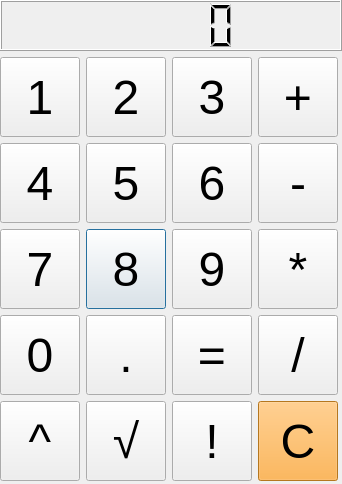
<?xml version="1.0" encoding="UTF-8"?>
<ui version="4.0">
 <class>Dialog</class>
 <widget class="QDialog" name="Dialog">
  <property name="geometry">
   <rect>
    <x>0</x>
    <y>0</y>
    <width>342</width>
    <height>484</height>
   </rect>
  </property>
  <property name="windowTitle">
   <string>Dialog</string>
  </property>
  <widget class="QWidget" name="layoutWidget">
   <property name="geometry">
    <rect>
     <x>0</x>
     <y>0</y>
     <width>342</width>
     <height>481</height>
    </rect>
   </property>
   <layout class="QVBoxLayout" name="verticalLayout">
    <item>
     <widget class="QLCDNumber" name="table"/>
    </item>
    <item>
     <layout class="QGridLayout" name="gridLayout">
      <item row="2" column="1">
       <widget class="QPushButton" name="btn8">
        <property name="minimumSize">
         <size>
          <width>80</width>
          <height>80</height>
         </size>
        </property>
        <property name="maximumSize">
         <size>
          <width>80</width>
          <height>80</height>
         </size>
        </property>
        <property name="font">
         <font>
          <family>Helvetica</family>
          <pointsize>36</pointsize>
         </font>
        </property>
        <property name="text">
         <string>8</string>
        </property>
       </widget>
      </item>
      <item row="0" column="1">
       <widget class="QPushButton" name="btn2">
        <property name="minimumSize">
         <size>
          <width>80</width>
          <height>80</height>
         </size>
        </property>
        <property name="maximumSize">
         <size>
          <width>80</width>
          <height>80</height>
         </size>
        </property>
        <property name="font">
         <font>
          <family>Helvetica</family>
          <pointsize>36</pointsize>
         </font>
        </property>
        <property name="text">
         <string>2</string>
        </property>
       </widget>
      </item>
      <item row="0" column="3">
       <widget class="QPushButton" name="btn_plus">
        <property name="minimumSize">
         <size>
          <width>80</width>
          <height>80</height>
         </size>
        </property>
        <property name="maximumSize">
         <size>
          <width>80</width>
          <height>80</height>
         </size>
        </property>
        <property name="font">
         <font>
          <family>Helvetica</family>
          <pointsize>36</pointsize>
         </font>
        </property>
        <property name="text">
         <string>+</string>
        </property>
       </widget>
      </item>
      <item row="3" column="2">
       <widget class="QPushButton" name="btn_eq">
        <property name="minimumSize">
         <size>
          <width>80</width>
          <height>80</height>
         </size>
        </property>
        <property name="maximumSize">
         <size>
          <width>80</width>
          <height>80</height>
         </size>
        </property>
        <property name="font">
         <font>
          <family>Helvetica</family>
          <pointsize>36</pointsize>
         </font>
        </property>
        <property name="text">
         <string>=</string>
        </property>
       </widget>
      </item>
      <item row="0" column="0">
       <widget class="QPushButton" name="btn1">
        <property name="minimumSize">
         <size>
          <width>80</width>
          <height>80</height>
         </size>
        </property>
        <property name="maximumSize">
         <size>
          <width>80</width>
          <height>80</height>
         </size>
        </property>
        <property name="font">
         <font>
          <family>Helvetica</family>
          <pointsize>36</pointsize>
         </font>
        </property>
        <property name="text">
         <string>1</string>
        </property>
       </widget>
      </item>
      <item row="3" column="3">
       <widget class="QPushButton" name="btn_div">
        <property name="minimumSize">
         <size>
          <width>80</width>
          <height>80</height>
         </size>
        </property>
        <property name="maximumSize">
         <size>
          <width>80</width>
          <height>80</height>
         </size>
        </property>
        <property name="font">
         <font>
          <family>Helvetica</family>
          <pointsize>36</pointsize>
         </font>
        </property>
        <property name="text">
         <string>/</string>
        </property>
       </widget>
      </item>
      <item row="2" column="2">
       <widget class="QPushButton" name="btn9">
        <property name="minimumSize">
         <size>
          <width>80</width>
          <height>80</height>
         </size>
        </property>
        <property name="maximumSize">
         <size>
          <width>80</width>
          <height>80</height>
         </size>
        </property>
        <property name="font">
         <font>
          <family>Helvetica</family>
          <pointsize>36</pointsize>
         </font>
        </property>
        <property name="text">
         <string>9</string>
        </property>
       </widget>
      </item>
      <item row="3" column="0">
       <widget class="QPushButton" name="btn0">
        <property name="minimumSize">
         <size>
          <width>80</width>
          <height>80</height>
         </size>
        </property>
        <property name="maximumSize">
         <size>
          <width>80</width>
          <height>80</height>
         </size>
        </property>
        <property name="font">
         <font>
          <family>Helvetica</family>
          <pointsize>36</pointsize>
         </font>
        </property>
        <property name="text">
         <string>0</string>
        </property>
       </widget>
      </item>
      <item row="1" column="1">
       <widget class="QPushButton" name="btn5">
        <property name="minimumSize">
         <size>
          <width>80</width>
          <height>80</height>
         </size>
        </property>
        <property name="maximumSize">
         <size>
          <width>80</width>
          <height>80</height>
         </size>
        </property>
        <property name="font">
         <font>
          <family>Helvetica</family>
          <pointsize>36</pointsize>
         </font>
        </property>
        <property name="text">
         <string>5</string>
        </property>
       </widget>
      </item>
      <item row="3" column="1">
       <widget class="QPushButton" name="btn_dot">
        <property name="minimumSize">
         <size>
          <width>80</width>
          <height>80</height>
         </size>
        </property>
        <property name="maximumSize">
         <size>
          <width>80</width>
          <height>80</height>
         </size>
        </property>
        <property name="font">
         <font>
          <family>Helvetica</family>
          <pointsize>36</pointsize>
         </font>
        </property>
        <property name="text">
         <string>.</string>
        </property>
       </widget>
      </item>
      <item row="0" column="2">
       <widget class="QPushButton" name="btn3">
        <property name="minimumSize">
         <size>
          <width>80</width>
          <height>80</height>
         </size>
        </property>
        <property name="maximumSize">
         <size>
          <width>80</width>
          <height>80</height>
         </size>
        </property>
        <property name="font">
         <font>
          <family>Helvetica</family>
          <pointsize>36</pointsize>
         </font>
        </property>
        <property name="text">
         <string>3</string>
        </property>
       </widget>
      </item>
      <item row="1" column="0">
       <widget class="QPushButton" name="btn4">
        <property name="minimumSize">
         <size>
          <width>80</width>
          <height>80</height>
         </size>
        </property>
        <property name="maximumSize">
         <size>
          <width>80</width>
          <height>80</height>
         </size>
        </property>
        <property name="font">
         <font>
          <family>Helvetica</family>
          <pointsize>36</pointsize>
         </font>
        </property>
        <property name="text">
         <string>4</string>
        </property>
       </widget>
      </item>
      <item row="1" column="2">
       <widget class="QPushButton" name="btn6">
        <property name="minimumSize">
         <size>
          <width>80</width>
          <height>80</height>
         </size>
        </property>
        <property name="maximumSize">
         <size>
          <width>80</width>
          <height>80</height>
         </size>
        </property>
        <property name="font">
         <font>
          <family>Helvetica</family>
          <pointsize>36</pointsize>
         </font>
        </property>
        <property name="text">
         <string>6</string>
        </property>
       </widget>
      </item>
      <item row="2" column="3">
       <widget class="QPushButton" name="btn_mult">
        <property name="minimumSize">
         <size>
          <width>80</width>
          <height>80</height>
         </size>
        </property>
        <property name="maximumSize">
         <size>
          <width>80</width>
          <height>80</height>
         </size>
        </property>
        <property name="font">
         <font>
          <family>Helvetica</family>
          <pointsize>36</pointsize>
         </font>
        </property>
        <property name="text">
         <string>*</string>
        </property>
       </widget>
      </item>
      <item row="2" column="0">
       <widget class="QPushButton" name="btn7">
        <property name="minimumSize">
         <size>
          <width>80</width>
          <height>80</height>
         </size>
        </property>
        <property name="maximumSize">
         <size>
          <width>80</width>
          <height>80</height>
         </size>
        </property>
        <property name="font">
         <font>
          <family>Helvetica</family>
          <pointsize>36</pointsize>
         </font>
        </property>
        <property name="text">
         <string>7</string>
        </property>
       </widget>
      </item>
      <item row="1" column="3">
       <widget class="QPushButton" name="btn_minus">
        <property name="minimumSize">
         <size>
          <width>80</width>
          <height>80</height>
         </size>
        </property>
        <property name="maximumSize">
         <size>
          <width>80</width>
          <height>80</height>
         </size>
        </property>
        <property name="font">
         <font>
          <family>Helvetica</family>
          <pointsize>36</pointsize>
         </font>
        </property>
        <property name="text">
         <string>-</string>
        </property>
       </widget>
      </item>
      <item row="4" column="0">
       <widget class="QPushButton" name="btn_pow">
        <property name="minimumSize">
         <size>
          <width>80</width>
          <height>80</height>
         </size>
        </property>
        <property name="maximumSize">
         <size>
          <width>80</width>
          <height>80</height>
         </size>
        </property>
        <property name="font">
         <font>
          <family>Helvetica</family>
          <pointsize>36</pointsize>
         </font>
        </property>
        <property name="text">
         <string>^</string>
        </property>
       </widget>
      </item>
      <item row="4" column="3">
       <widget class="QPushButton" name="btn_clear">
        <property name="minimumSize">
         <size>
          <width>80</width>
          <height>80</height>
         </size>
        </property>
        <property name="maximumSize">
         <size>
          <width>80</width>
          <height>80</height>
         </size>
        </property>
        <property name="font">
         <font>
          <family>Helvetica</family>
          <pointsize>36</pointsize>
         </font>
        </property>
        <property name="styleSheet">
         <string notr="true">background-color: rgb(254, 166, 43);</string>
        </property>
        <property name="text">
         <string>С</string>
        </property>
       </widget>
      </item>
      <item row="4" column="1">
       <widget class="QPushButton" name="btn_sqrt">
        <property name="minimumSize">
         <size>
          <width>80</width>
          <height>80</height>
         </size>
        </property>
        <property name="maximumSize">
         <size>
          <width>80</width>
          <height>80</height>
         </size>
        </property>
        <property name="font">
         <font>
          <family>Helvetica</family>
          <pointsize>36</pointsize>
         </font>
        </property>
        <property name="text">
         <string>√</string>
        </property>
       </widget>
      </item>
      <item row="4" column="2">
       <widget class="QPushButton" name="btn_fact">
        <property name="minimumSize">
         <size>
          <width>80</width>
          <height>80</height>
         </size>
        </property>
        <property name="maximumSize">
         <size>
          <width>80</width>
          <height>80</height>
         </size>
        </property>
        <property name="font">
         <font>
          <family>Helvetica</family>
          <pointsize>36</pointsize>
         </font>
        </property>
        <property name="text">
         <string>!</string>
        </property>
       </widget>
      </item>
     </layout>
    </item>
   </layout>
  </widget>
 </widget>
 <resources/>
 <connections/>
</ui>
